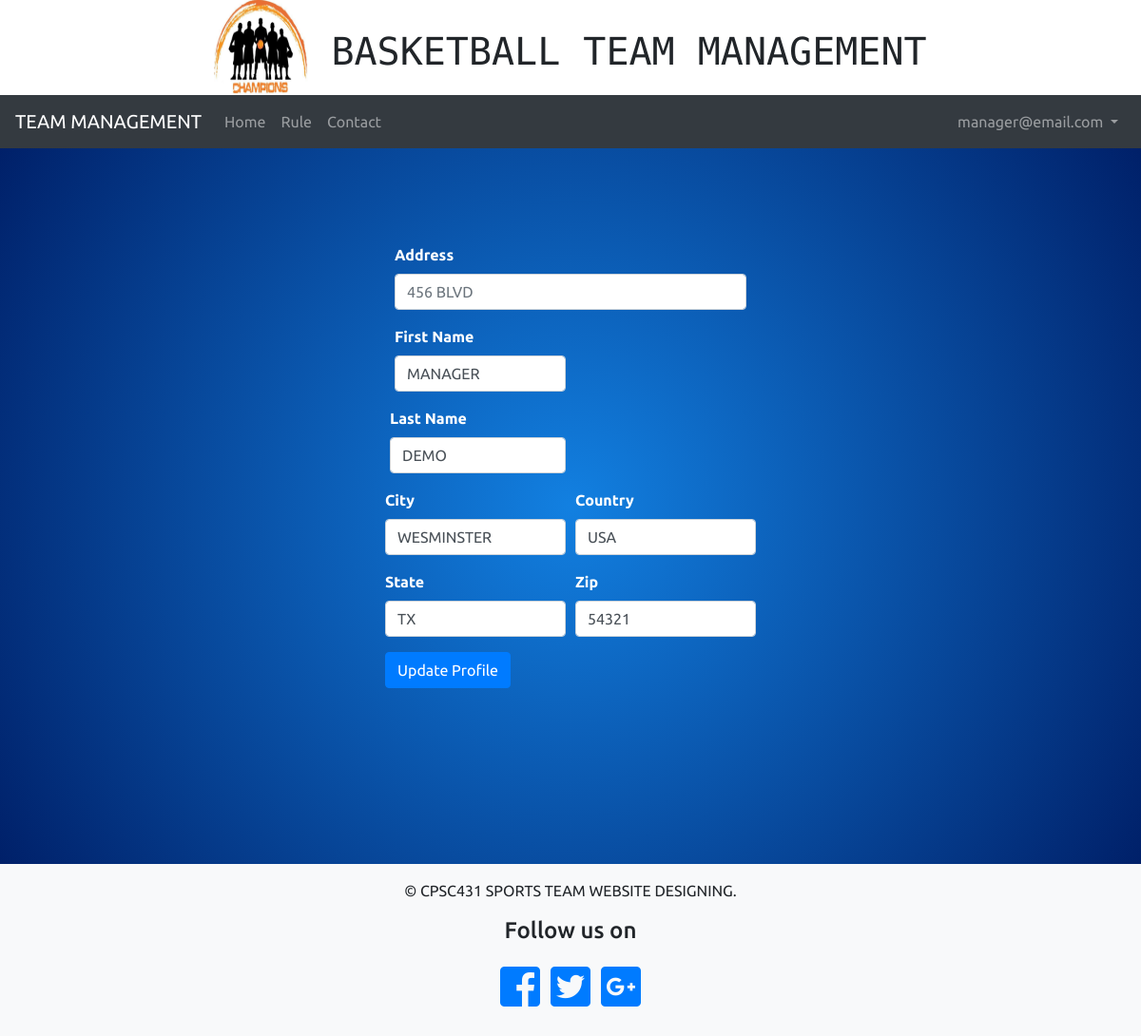
The page /check_profileEmpty.php (signed in) on the database its author committed.
### tables this page shows
CREATE TABLE PROFILE
(
  PROFILE_ID INT(10) UNSIGNED NOT NULL AUTO_INCREMENT PRIMARY KEY,
  PUSER_ID INT(10) UNSIGNED NOT NULL,
  FIRST_NAME VARCHAR(100),
  LAST_NAME VARCHAR(150),
  COUNTRY VARCHAR(250),
  ZIPCODE VARCHAR(100),
  CITY VARCHAR(100),
  STREET VARCHAR(100),
  STATE CHAR(10),

  CONSTRAINT FOREIGN KEY (PUSER_ID) REFERENCES USERS(USER_ID),
  CHECK (ZIPCODE  REGEXP '(?!0{5})(?!9{5})\\d{5}(-(?!0{4})(?!9{4})\\d{4})?'),
  INDEX (LAST_NAME ),
  UNIQUE (FIRST_NAME , LAST_NAME )
);

### edit-profile.php (the view, shortened to what this page needs)
<?php
  require "header.php";
  require 'Address.php';
     $user_id = $_SESSION['id'];
     $link = mysqli_connect(DB_SERVER, DB_USERNAME, DB_PASSWORD, DB_NAME);
     $sql = "SELECT
              PROFILE.PROFILE_ID,
               PROFILE.FIRST_NAME,
               PROFILE.LAST_NAME,
               PROFILE.STREET,
               PROFILE.CITY,
               PROFILE.STATE,
               PROFILE.COUNTRY,
               PROFILE.ZIPCODE
              FROM PROFILE
              WHERE PROFILE.PUSER_ID=?
               ";
               $stmt=$link->prepare($sql);
               $stmt->bind_param("s",$user_id);
              if ($stmt->execute()){
                $stmt->store_result();
                $stmt->bind_result(
          $profile_id,
          $firstname,
          $lastname,
          $street ,
          $city,
          $state,
          $country,
          $zip);
}
?>
  <!DOCTYPE html>
  <html>
  <head>
    <link rel="stylesheet" href="https://maxcdn.bootstrapcdn.com/bootstrap/4.0.0/css/bootstrap.min.css">
    <link rel="stylesheet" href="css/editProfile.css">
    <link rel="stylesheet" href="https://use.fontawesome.com/releases/v5.0.10/css/all.css">
  </head>
  <body>
    <nav class="navbar navbar-expand-lg navbar-dark bg-dark">
      <a class="navbar-brand" href="#top">TEAM MANAGEMENT</a>
      <div class="collapse navbar-collapse" id="navbarNavDropdown">
        <ul class="navbar-nav mr-auto mt-2 mt-lg-0">
            <li class="nav-item">
              <a class="nav-link" href="home.php">Home</a>
            </li>
          <li class="nav-item">
            <a class="nav-link" href="rules.php">Rule</a>
          </li>
          <li class="nav-item">
            <a class="nav-link" href="contact.php">Contact</a>
          </li>
        </ul>
        <ul class="navbar-nav my-2 my-lg-0">
          <li class="nav-item dropdown">
            <a class="nav-link dropdown-toggle" href="#" id="navbarDropdownMenuLink" data-toggle="dropdown" aria-haspopup="true" aria-expanded="true">
              <?php echo $_SESSION['email']; ?>
            </a>
          </li>
        </ul>
      </div>
    </nav>
<section>
  <div class="container">
    <form action="edit_infor_byuser.php" method="post">
<div class="form-group">
  <label for="inputAddress">Address</label>
  <input type="text"  value="<?php $street ?>" name="street"class="form-control" id="inputAddress" placeholder="<?php echo "$street"; ?>">
</div>
<div class="form-row">
  <div class="form-group col-md-6">
    <label for="inputCity">First Name</label>
    <input type="text" class="form-control" value="<?php echo "$firstname" ?>" name="firstname" id="inputCity">
  </div>
  <div class="form-row">
    <div class="form-group col-md-6">
      <label for="inputCity">Last Name</label>
      <input type="text" class="form-control" value="<?php echo "$lastname" ?>" name="lastname" id="inputCity">
    </div>
<div class="form-row">
  <div class="form-group col-md-6">
    <label for="inputCity">City</label>
    <input type="text" class="form-control" value="<?php echo "$city" ?>" name="city" id="inputCity">
  </div>
  <div class="form-group col-md-6">
    <label for="inputState">Country</label>
    <input value="<?php echo "$country" ?>" name="country" id="inputState" class="form-control">
  </div>
  <div class="form-group col-md-6">
    <label for="inputState">State</label>
    <input value="<?php echo "$state" ?>" name="state" id="inputState" class="form-control">
  </div>
  <div class="form-group col-md-6">
    <label for="inputZip">Zip</label>
    <input value="<?php echo "$zip" ?>" name="zip" id="inputState" class="form-control">  </div>
</div>
<button type="submit" class="btn btn-primary">Update Profile</button>
</form>
</div>
</section>
  </body>
  <?php
  require "footer.php";
  ?>

### css/editProfile.css (style rules this page uses)
body { position: relative; font-family: 'Ubuntu', sans-serif; }
.container { position: relative; display: flex; flex-direction: column; align-items: center; width: 400px; bottom: 0; padding-top: 100px; padding-bottom: 180px; }
label { font-weight: 700 }
section { background-image: radial-gradient(circle, #1280e1 0%, #002069 100%); padding-bottom: 5px; color: white; }

### rows shown on the page
profile: street "456 BLVD", firstname "MANAGER", lastname "DEMO", city "WESMINSTER", country "USA", state "TX", zip "54321"

### other values the page prints
$_SESSION['email'] "manager@email.com"
